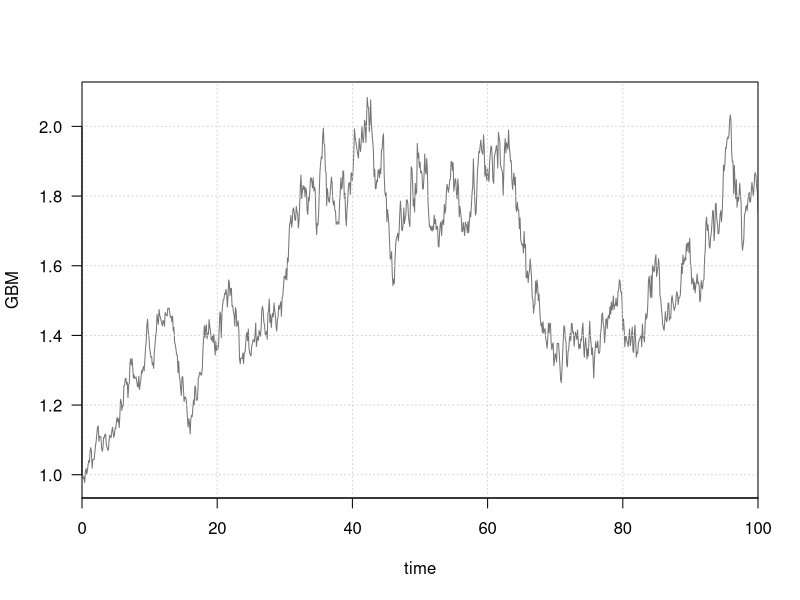

Reproduce this figure in R.
set.seed(1)
GBMdrift<-function(x,mu=0.1) {mu*x}
GBMvol<-function(x,sigma=0.2) {sigma*x}

Tmax<-10
Nsim<-1000
dt<-Tmax/Nsim
tvector<-dt*0:Nsim
dW<-sqrt(dt)*rnorm(Nsim)

X<-0:Nsim
X[1]<-1  	#vectors in R are unit-offset





  
  for(i in 1:Nsim) {
    X[i+1]<-X[i]+GBMdrift(X[i],mu=0.1)*dt+GBMvol(X[i],sigma=0.2)*dW[i]
  }

 
  matplot(X, axes = FALSE,
           type = "l", col = rgb(.1,.1,.1,.6),
           ylim=c(min(X),max(X)), ylab = expression("GBM"),
           xaxs="i", xlim = c(0,1000), xlab = "time")
  axis(side = 1, las=1, at = c(0,200,400,600,800,1000), labels = c("0","20","40","60","80","100"))
  axis(side = 2, las=1)
  
  grid()
  box()
